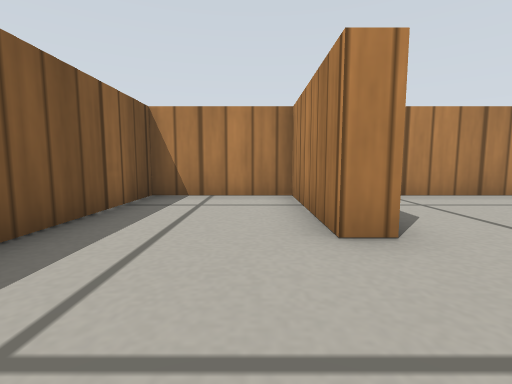
view 1 (above)

18 first-person views from a walk through a world built for the Gazebo simulator. The camera is 0.19 m above the floor, tilts 6° down and sees 85° across. The floor is counted in squares, 0.25 m on a side. Each view is taken from the middle of a square. On the plan, view 1 faces up. The plan holds only what a view shows up to about 10 squares ahead; the rest is blank. Simple patterns stand in for the simulator's built-in surfaces.

view 2
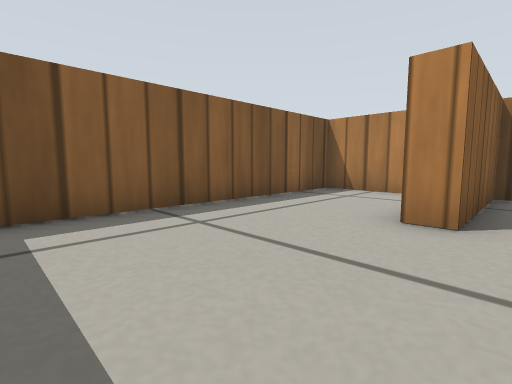

view 3
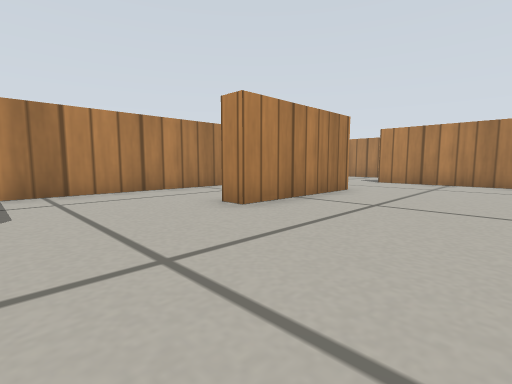

view 4
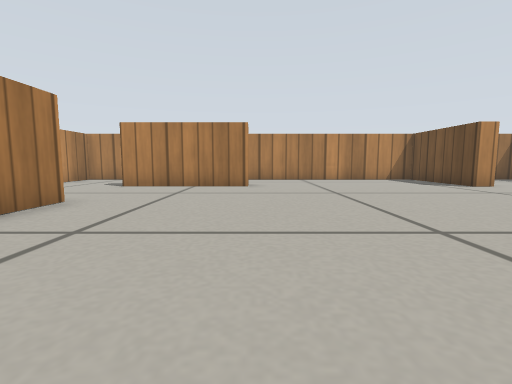

view 5
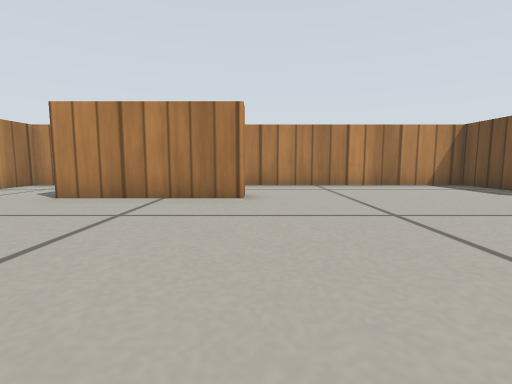

view 6
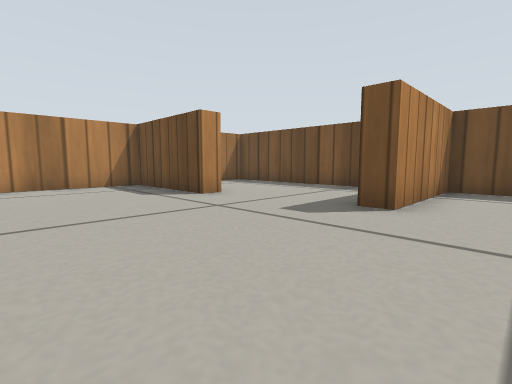

view 7
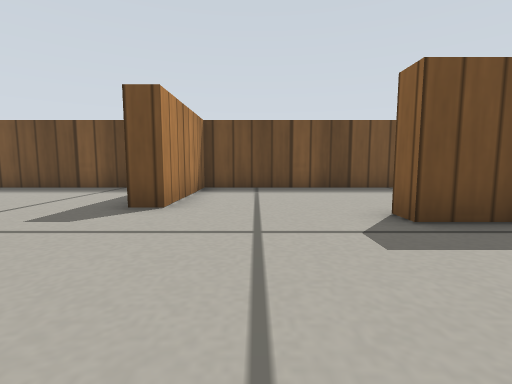

view 8
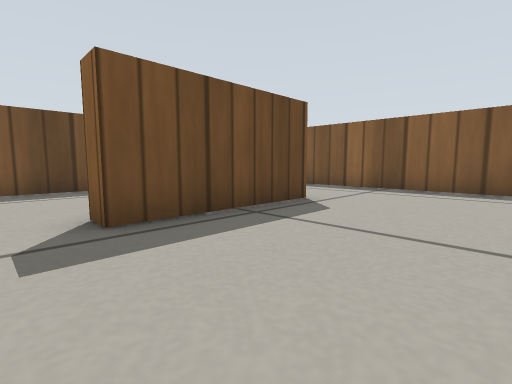

view 9
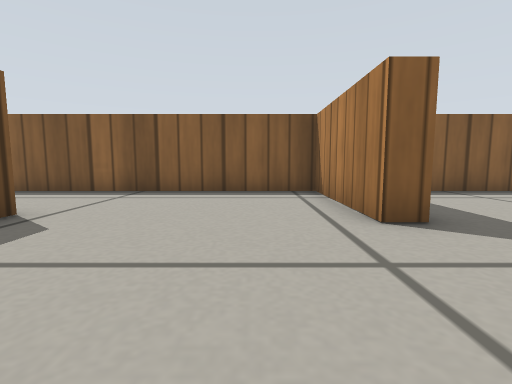

view 10
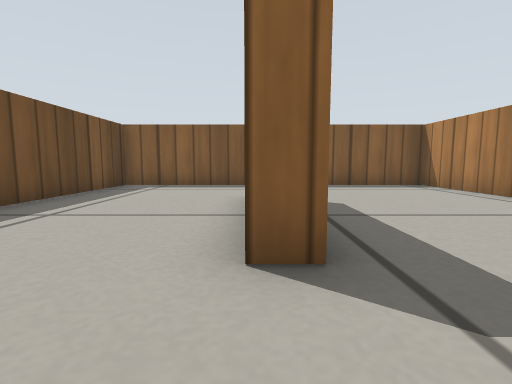

view 11
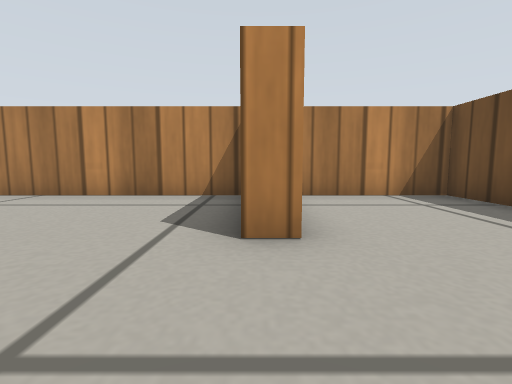

view 12
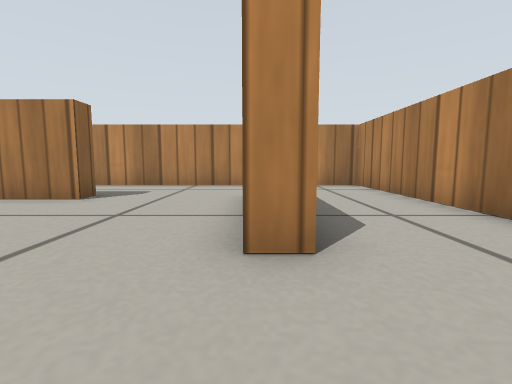

view 13
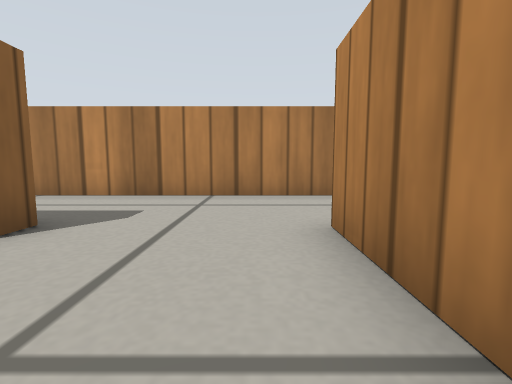

view 14
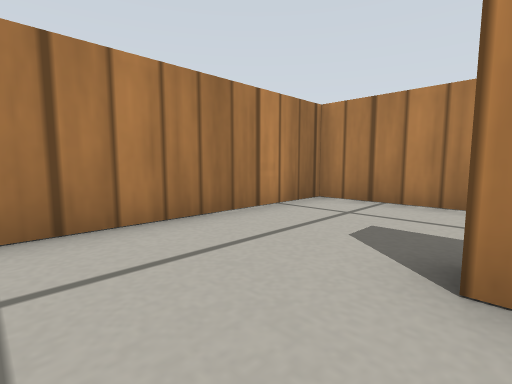

view 15
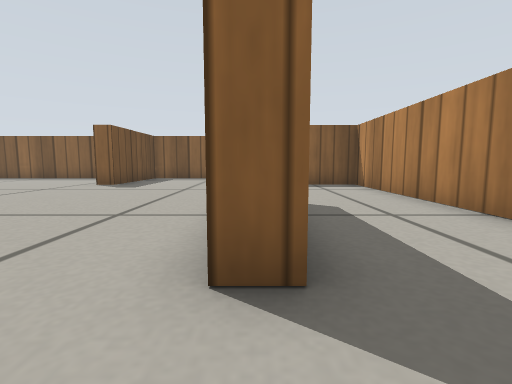

view 16
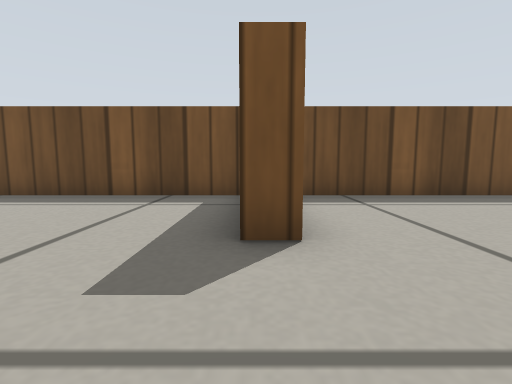

view 17
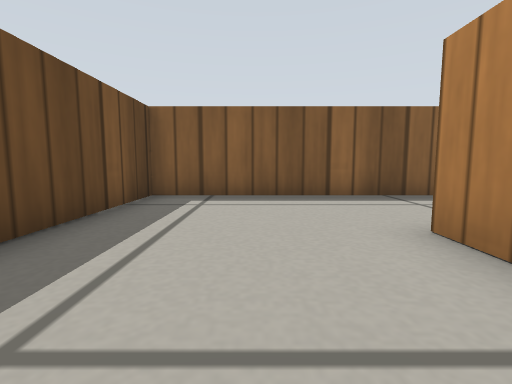

view 18
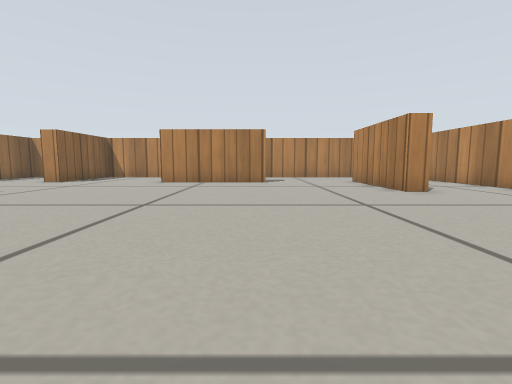

### Floor plan
Points are (right, up) in squares from view 1. A wall is a line through its corners. A room is listed if a view was taken in it or the views show most of it. See-through windows are left out.
Room 1 (view 1)
walls: (0.8, 2.7) (0.8, 6.4) (-2.4, 6.4) (-2.4, -0.9)
ways out: opening at (1, 0.5) to room 2
Room 2 (views 2, 3, 4, 5, 6, 7, 8, 9, 10, 11, 12, 13, 14, 15, 16, 17, 18)
walls: (13.5, -0.7) (12.9, -0.7) (12.9, 3.4); (9.4, 3.4) (9.4, 2.7) (5.4, 2.7) (5.4, 3.4); (0.9, -1.8) (1.5, -1.8) (1.5, -2.4) (-2.4, -2.4) (-2.4, -12.4) (8.5, -12.4) (8.5, -8.6) (9.2, -8.6); (12.7, -8.5) (12.7, -7.9) (16.4, -7.9) (16.4, 6.4) (1.5, 6.4) (1.5, 2.7) (0.8, 2.7); (2, -8.1) (0.9, -8.1); (0.9, -7.5) (5, -7.5) (5, -8.1); (9.2, -12.4) (16.4, -12.4) (16.4, -9)
ways out: opening at (1, 0.5) to room 1

Where each view was taken, in squares from view 1:
view 1: 0 up, 0 right, facing up
view 2: 1 down, 2 right, facing up-left
view 3: 1 down, 2 right, facing up-right
view 4: 1 down, 4 right, facing right
view 5: 1 down, 7 right, facing right
view 6: 4 down, 7 right, facing down-right
view 7: 4 down, 7 right, facing down
view 8: 4 down, 6 right, facing down-left
view 9: 4 down, 5 right, facing left
view 10: 8 down, 7 right, facing left
view 11: 8 down, 10 right, facing right
view 12: 3 down, 13 right, facing up
view 13: 0 up, 12 right, facing up
view 14: 3 up, 11 right, facing up-right
view 15: 3 up, 11 right, facing left
view 16: 6 down, 9 right, facing down
view 17: 10 down, 4 right, facing left
view 18: 8 down, 9 right, facing up
